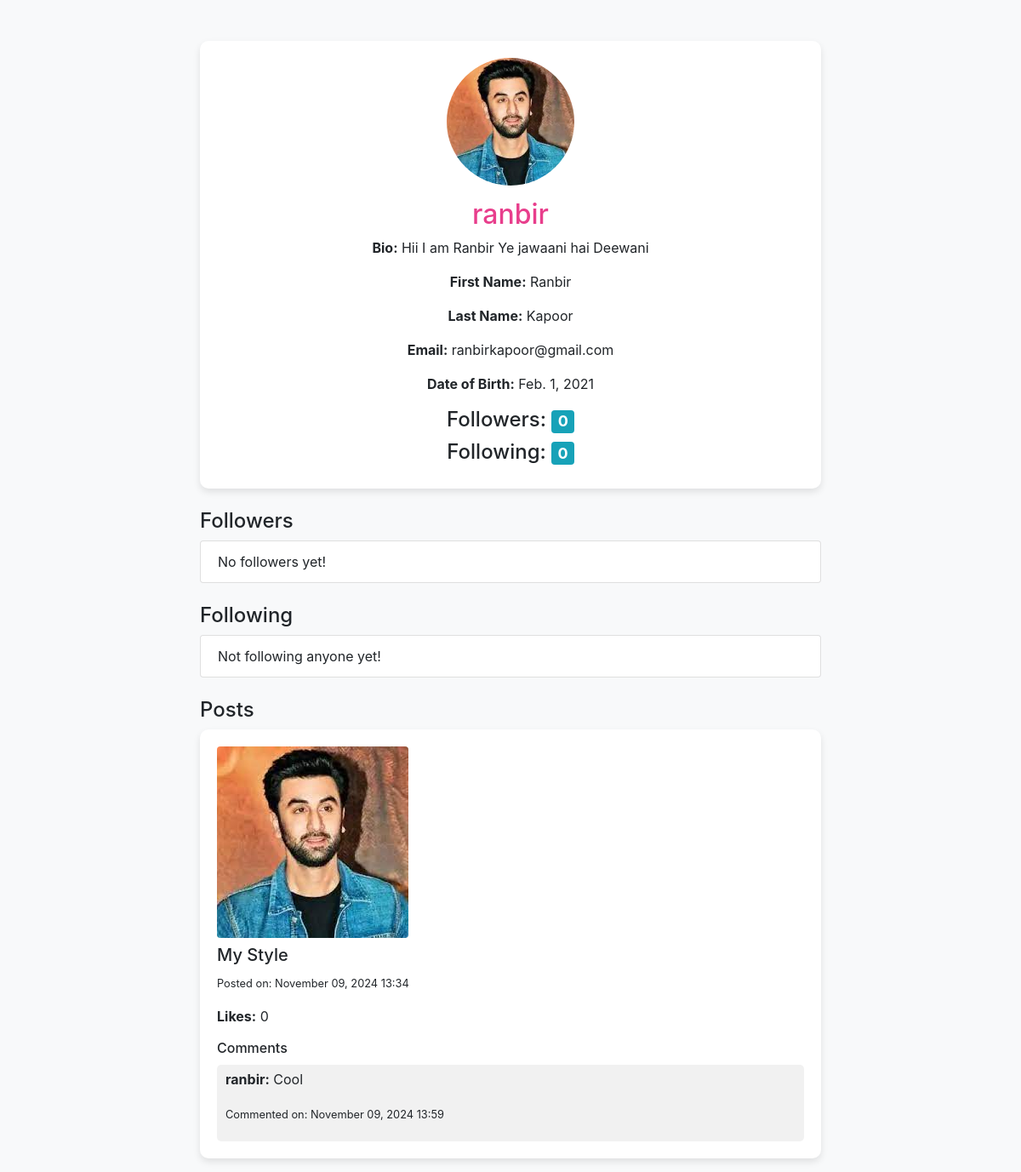
The app's page /profile/31/ (signed in) with its own data.
### users/models.py (models this page shows, shortened)
class Profile(models.Model):
    user = models.OneToOneField(User, on_delete=models.CASCADE, related_name='profile')
    bio = models.TextField(null=True, blank=True)
    profile_photo = models.ImageField(upload_to='profile_images/', default='profile_images/default_photo.png')
    followers = models.ManyToManyField(User, related_name='following_profiles', blank=True, symmetrical=False)
    following = models.ManyToManyField(User, related_name='follower_profiles', blank=True, symmetrical=False)
    first_name = models.CharField(max_length=30, blank=True)
    last_name = models.CharField(max_length=30, blank=True)
    email = models.EmailField(max_length=254, blank=True)
    date_of_birth = models.DateField(null=True, blank=True)

### posts/models.py (models this page shows, shortened)
class Post(models.Model):
    user = models.ForeignKey(User, on_delete=models.CASCADE, related_name='posts')
    content = models.TextField(blank=True, null=True)
    created_at = models.DateTimeField(auto_now_add=True)
    likes = models.ManyToManyField(User, related_name='liked_posts', blank=True)
    photo = models.ImageField(upload_to='photos/', blank=True, null=True)
    video = models.FileField(upload_to='videos/', blank=True, null=True)
    @property
    def likes_count(self):
        return self.likes.count()

class Comment(models.Model):
    post = models.ForeignKey(Post, on_delete=models.CASCADE, related_name='comments')
    user = models.ForeignKey(User, on_delete=models.CASCADE)
    content = models.TextField()
    created_at = models.DateTimeField(auto_now_add=True)

### indivprofile/views.py (the view)
# urls.py: path('profile/<int:user_id>/',showprofile,name='show_profile'),
@login_required
def showprofile(request, user_id):
    user = get_object_or_404(User, id=user_id)
    profile = get_object_or_404(Profile, user=user)
    posts = Post.objects.filter(user=user).order_by('-created_at')
    return render(request, 'indivprofile/profile.html', {
        'profile': profile,
        'posts': posts,
    })

### indivprofile/templates/indivprofile/profile.html (shortened to what this page needs)
<!DOCTYPE html>
<html lang="en">
<head>
    <link href="https://maxcdn.bootstrapcdn.com/bootstrap/4.5.2/css/bootstrap.min.css" rel="stylesheet">
</head>
<body>
<div class="container mt-5">
    <div class="row justify-content-center">
        <div class="col-md-8">
            <div class="profile-card text-center">
                <img src="{{ profile.profile_photo.url }}" alt="Profile Photo" class="profile-photo">
                <h2>{{ profile.user.username }}</h2>
                <p><strong>Bio:</strong> {{ profile.bio }}</p>
                <p><strong>First Name:</strong> {{ profile.user.first_name }}</p>
                <p><strong>Last Name:</strong> {{ profile.user.last_name }}</p>
                <p><strong>Email:</strong> {{ profile.user.email }}</p>
                <p><strong>Date of Birth:</strong> {{ profile.date_of_birth }}</p>
                <div class="stats">
                    <h4>Followers: <span class="badge badge-info">{{ profile.followers.count }}</span></h4>
                    <h4>Following: <span class="badge badge-info">{{ profile.following.count }}</span></h4>
                </div>
            </div>
            <div class="mt-4">
                <h4>Followers</h4>
                <ul class="list-group">
                    {% for follower in profile.followers.all %}
                        <li class="list-group-item">{{ follower.username }}</li>
                    {% empty %}
                        <li class="list-group-item">No followers yet!</li>
                    {% endfor %}
                </ul>
            </div>
            <div class="mt-4">
                <h4>Following</h4>
                <ul class="list-group">
                    {% for following in profile.following.all %}
                        <li class="list-group-item">{{ following.username }}</li>
                    {% empty %}
                        <li class="list-group-item">Not following anyone yet!</li>
                    {% endfor %}
                </ul>
            </div>
            <div class="mt-4">
                <h4>Posts</h4>
                {% for post in posts %}
                    <div class="post-card mb-3">
                        {% if post.photo %}
                            <img src="{{ post.photo.url }}" class="img-fluid rounded mb-2" alt="Post Photo">
                        {% endif %}
                        <h5>{{ post.content }}</h5>
                        <p><small>Posted on: {{ post.created_at|date:"F d, Y H:i" }}</small></p>
                        <p><strong>Likes:</strong> {{ post.likes_count }}</p>
                        <div>
                            <h6>Comments</h6>
                            {% for comment in post.comments.all %}
                                <div class="comment">
                                    <p><strong>{{ comment.user.username }}:</strong> {{ comment.content }}</p>
                                    <p><small>Commented on: {{ comment.created_at|date:"F d, Y H:i" }}</small></p>
                                </div>
                            {% empty %}
                                <p>No comments yet.</p>
                            {% endfor %}
                        </div>
                    </div>
                {% empty %}
                    <p>No posts available.</p>
                {% endfor %}
            </div>
        </div>
    </div>
</div>
</body>
</html>

### indivprofile/templates/indivprofile/profile.html (style rules this page uses)
body { background-color: #f8f9fa; }
.profile-card, .post-card { background-color: white; border-radius: 10px; padding: 20px; box-shadow: 0 4px 8px rgba(0, 0, 0, 0.1); }
.profile-photo { border-radius: 100%; width: 150px; height: 150px; object-fit: cover; margin-bottom: 15px; }
h2 { color: #e83e8c; }
.comment { margin-top: 10px; background-color: #f1f1f1; padding: 5px 10px; border-radius: 5px; }

### records on screen
Profile: profile_photo (picture), user.username "ranbir", bio "Hii I am Ranbir Ye jawaani hai Deewani", user.first_name "Ranbir", user.last_name "Kapoor", user.email "ranbirkapoor@gmail.com", date_of_birth "Feb. 1, 2021", followers.count "0", following.count "0"
Post: photo (picture), content "My Style", created_at "November 09, 2024 13:34", likes_count "0"
Comment: user.username "ranbir", content "Cool", created_at "November 09, 2024 13:59"
